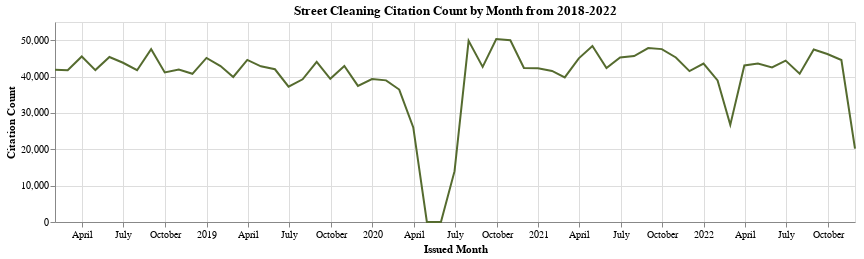

The cell this chart's notebook holds for it:
### Code cell
# Visualize the table
alt.Chart(st_cleaning_month_count,
    width=800,
    height=200).mark_line(color='darkolivegreen').encode(
    x=alt.X('Citation Issued DateTime', title='Issued Month', axis=alt.Axis(labelAngle=0)),
    y=alt.Y('Citation Number',title='Citation Count') ## change format to 100K?
).properties(
    title='Street Cleaning Citation Count by Month from 2018-2022'
)

### Figure 1 — Vega-Lite specification as saved in the notebook (floating-point values rounded to 4 significant figures)
{"config": {"view": {"continuousWidth": 400, "continuousHeight": 300}}, "data": {"name": "data-94a6906d7932f3c5faaab3fd77f83b88"}, "mark": {"type": "line", "color": "darkolivegreen"}, "encoding": {"x": {"axis": {"labelAngle": 0}, "field": "Citation Issued DateTime", "title": "Issued Month", "type": "temporal"}, "y": {"field": "Citation Number", "title": "Citation Count", "type": "quantitative"}}, "height": 200, "title": "Street Cleaning Citation Count by Month from 2018-2022", "width": 800, "$schema": "https://vega.github.io/schema/vega-lite/v4.17.0.json", "datasets": {"data-94a6906d7932f3c5faaab3fd77f83b88": [{"Citation Issued DateTime": "2018-01-31T00:00:00", "Citation Number": 41850}, {"Citation Issued DateTime": "2018-02-28T00:00:00", "Citation Number": 41716}, {"Citation Issued DateTime": "2018-03-31T00:00:00", "Citation Number": 45534}, {"Citation Issued DateTime": "2018-04-30T00:00:00", "Citation Number": 41777}, {"Citation Issued DateTime": "2018-05-31T00:00:00", "Citation Number": 45374}, {"Citation Issued DateTime": "2018-06-30T00:00:00", "Citation Number": 43792}, {"Citation Issued DateTime": "2018-07-31T00:00:00", "Citation Number": 41732}, {"Citation Issued DateTime": "2018-08-31T00:00:00", "Citation Number": 47519}, {"Citation Issued DateTime": "2018-09-30T00:00:00", "Citation Number": 41123}, {"Citation Issued DateTime": "2018-10-31T00:00:00", "Citation Number": 41943}, {"Citation Issued DateTime": "2018-11-30T00:00:00", "Citation Number": 40750}, {"Citation Issued DateTime": "2018-12-31T00:00:00", "Citation Number": 45121}, {"Citation Issued DateTime": "2019-01-31T00:00:00", "Citation Number": 42896}, {"Citation Issued DateTime": "2019-02-28T00:00:00", "Citation Number": 39880}, {"Citation Issued DateTime": "2019-03-31T00:00:00", "Citation Number": 44583}, {"Citation Issued DateTime": "2019-04-30T00:00:00", "Citation Number": 42819}, {"Citation Issued DateTime": "2019-05-31T00:00:00", "Citation Number": 41999}, {"Citation Issued DateTime": "2019-06-30T00:00:00", "Citation Number": 37218}, {"Citation Issued DateTime": "2019-07-31T00:00:00", "Citation Number": 39242}, {"Citation Issued DateTime": "2019-08-31T00:00:00", "Citation Number": 44010}, {"Citation Issued DateTime": "2019-09-30T00:00:00", "Citation Number": 39378}, {"Citation Issued DateTime": "2019-10-31T00:00:00", "Citation Number": 42914}, {"Citation Issued DateTime": "2019-11-30T00:00:00", "Citation Number": 37438}, {"Citation Issued DateTime": "2019-12-31T00:00:00", "Citation Number": 39318}, {"Citation Issued DateTime": "2020-01-31T00:00:00", "Citation Number": 38952}, {"Citation Issued DateTime": "2020-02-29T00:00:00", "Citation Number": 36430}, {"Citation Issued DateTime": "2020-03-31T00:00:00", "Citation Number": 26014}, {"Citation Issued DateTime": "2020-04-30T00:00:00", "Citation Number": 1}, {"Citation Issued DateTime": "2020-05-31T00:00:00", "Citation Number": 2}, {"Citation Issued DateTime": "2020-06-30T00:00:00", "Citation Number": 13981}, {"Citation Issued DateTime": "2020-07-31T00:00:00", "Citation Number": 49819}, {"Citation Issued DateTime": "2020-08-31T00:00:00", "Citation Number": 42647}, {"Citation Issued DateTime": "2020-09-30T00:00:00", "Citation Number": 50298}, {"Citation Issued DateTime": "2020-10-31T00:00:00", "Citation Number": 49973}, {"Citation Issued DateTime": "2020-11-30T00:00:00", "Citation Number": 42348}, {"Citation Issued DateTime": "2020-12-31T00:00:00", "Citation Number": 42251}, {"Citation Issued DateTime": "2021-01-31T00:00:00", "Citation Number": 41547}, {"Citation Issued DateTime": "2021-02-28T00:00:00", "Citation Number": 39776}, {"Citation Issued DateTime": "2021-03-31T00:00:00", "Citation Number": 45004}, {"Citation Issued DateTime": "2021-04-30T00:00:00", "Citation Number": 48407}, {"Citation Issued DateTime": "2021-05-31T00:00:00", "Citation Number": 42308}, {"Citation Issued DateTime": "2021-06-30T00:00:00", "Citation Number": 45255}, {"Citation Issued DateTime": "2021-07-31T00:00:00", "Citation Number": 45633}, {"Citation Issued DateTime": "2021-08-31T00:00:00", "Citation Number": 47818}, {"Citation Issued DateTime": "2021-09-30T00:00:00", "Citation Number": 47542}, {"Citation Issued DateTime": "2021-10-31T00:00:00", "Citation Number": 45234}, {"Citation Issued DateTime": "2021-11-30T00:00:00", "Citation Number": 41493}, {"Citation Issued DateTime": "2021-12-31T00:00:00", "Citation Number": 43562}, {"Citation Issued DateTime": "2022-01-31T00:00:00", "Citation Number": 38948}, {"Citation Issued DateTime": "2022-02-28T00:00:00", "Citation Number": 26712}, {"Citation Issued DateTime": "2022-03-31T00:00:00", "Citation Number": 43038}, {"Citation Issued DateTime": "2022-04-30T00:00:00", "Citation Number": 43567}, {"Citation Issued DateTime": "2022-05-31T00:00:00", "Citation Number": 42526}, {"Citation Issued DateTime": "2022-06-30T00:00:00", "Citation Number": 44386}, {"Citation Issued DateTime": "2022-07-31T00:00:00", "Citation Number": 40768}, {"Citation Issued DateTime": "2022-08-31T00:00:00", "Citation Number": 47445}, {"Citation Issued DateTime": "2022-09-30T00:00:00", "Citation Number": 46201}, {"Citation Issued DateTime": "2022-10-31T00:00:00", "Citation Number": 44533}, {"Citation Issued DateTime": "2022-11-30T00:00:00", "Citation Number": 20161}]}}
